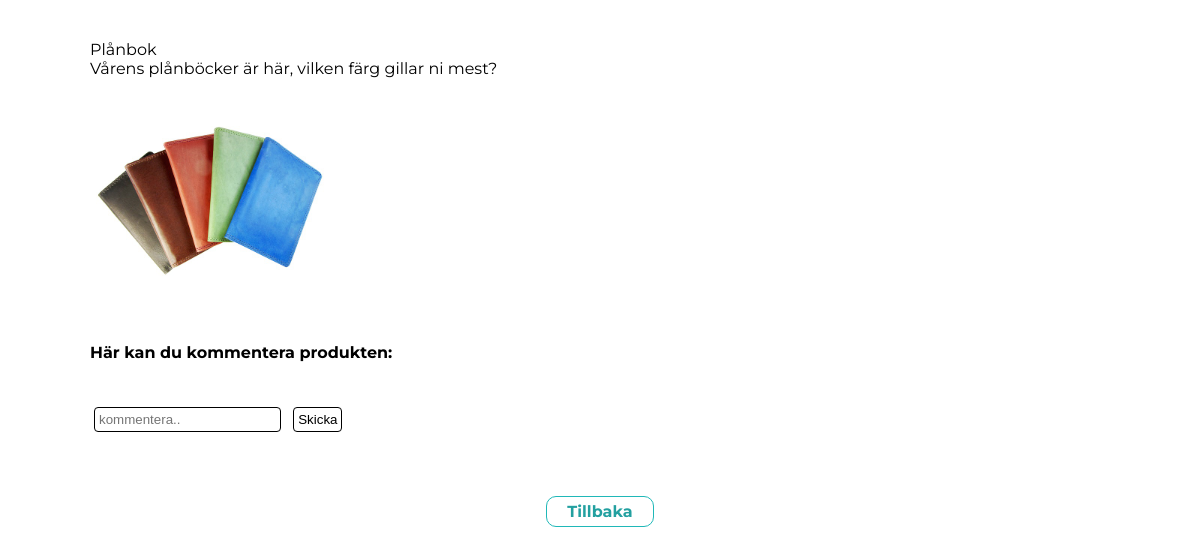
Screenshot of /views/comment.php?id=23 with the database file from the repository.
### tables this page shows
CREATE TABLE `posts` (
  `id` int(11) NOT NULL,
  `title` varchar(40) NOT NULL,
  `message` text NOT NULL,
  `image` text DEFAULT NULL,
  `category` varchar(15) NOT NULL,
  `date` date NOT NULL
);

### views/comment.php (the view, shortened to what this page needs)
<?php
    include("../includes/database_connection.php");
?>
<!DOCTYPE html>
<html lang="en">
<head>
    <link href="../css/post.css" rel="stylesheet" type="text/css">
</head>
<body>
<?php
    $stmt = $pdo->prepare("SELECT id, title, message, image FROM posts WHERE id=:id_IN");
    $stmt->bindParam(":id_IN", $_GET['id']);
    $success = $stmt->execute();
    while($message = $stmt->fetch()){
        echo "<p class='left'>";
        echo $message['title'] . "<br/>" . $message['message'] . "<br/>" .'<img class="image" src="'. $message['image'] . '" /> <br/> ';
        echo "</p>";
    }
?>
<div class='left'>
    <h4>Här kan du kommentera produkten: </h4>
        <form method="post" action="comment.php?action=comment">
            <input type="text" placeholder="kommentera.." name="comment" required>
            <input class="submit" type="submit" value="Skicka">
        </form>
</div>
<footer>
    <a class="button" href="homepage.php">Tillbaka</a>
</footer>
</body>
</html>

### css/post.css (style rules this page uses)
body { font-family: 'Montserrat', sans-serif; margin: 40px; }
input, textarea, select { background-color: white; color: black; margin: 4px; padding: 4px; border-radius: 4px; border: solid 1px black; }
.image { max-width: 15rem; max-height: 15rem; }
footer { display: flex; justify-content: center; align-items: center; margin: 20px; margin-top: 60px; }
.button { font-family: 'Montserrat', sans-serif; background-color: white; padding: 5px 20px; border-radius: 10px; border: solid 1.5px rgb(32, 184, 184); color: rgb(35, 160, 160); text-decoration: none; font-weight: bolder; }
.left { margin-left: 50px; }

### rows the page displays
posts: title "Plånbok", message "Vårens plånböcker är här, vilken färg gillar ni mest?", image (picture)
